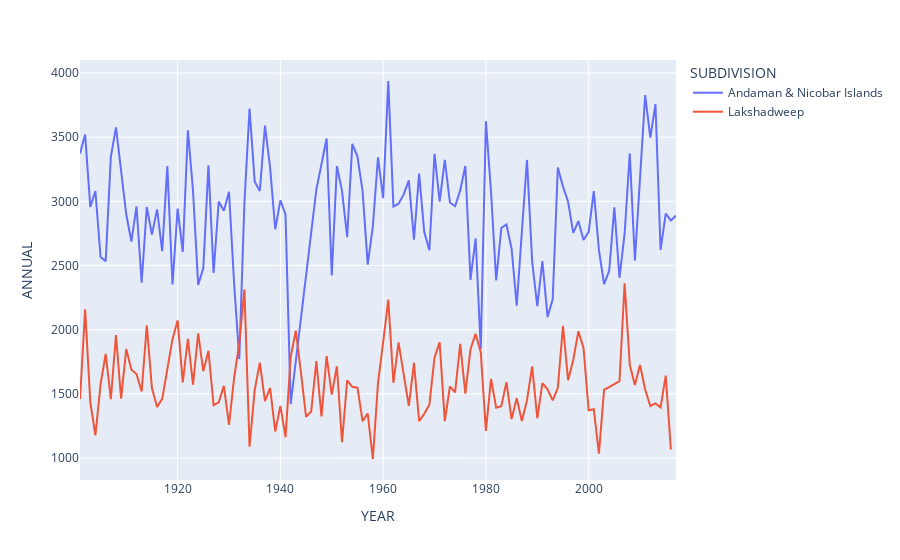

The notebook cell saved with this chart:
### Code cell
fig = px.line(df_is, x = "YEAR", y = "ANNUAL", color = "SUBDIVISION")
fig.show()
